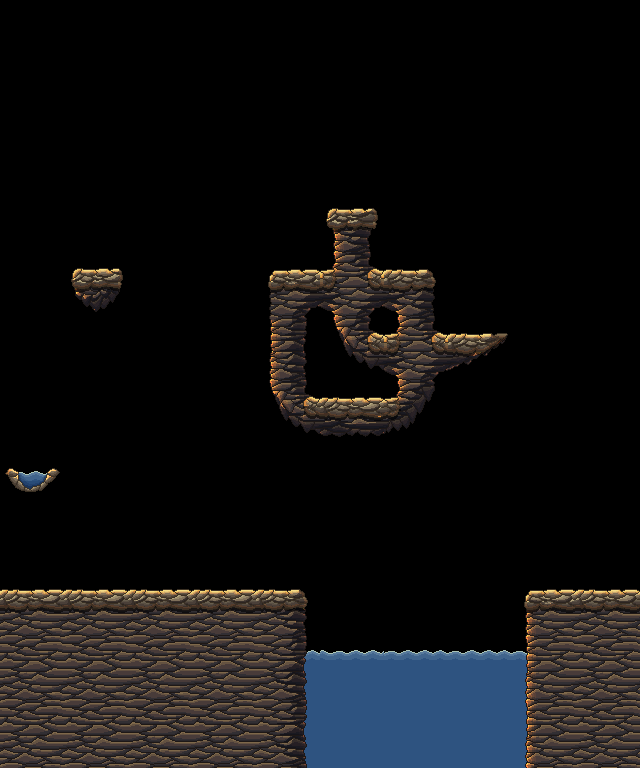

A 2D game scene composited from a Tiled map and its tileset images. What follows is a short description and the map's XML, with every tile layer's data as written:
An orthogonal 10x12 tile map with 64x64 px tiles, 2 tile layers (Water, Platforms) and 39 objects.

<map version="1.9" tiledversion="1.9.2" orientation="orthogonal" renderorder="right-down" width="10" height="12" tilewidth="64" tileheight="64" infinite="0" nextlayerid="5" nextobjectid="17">
 <tileset firstgid="1" name="MountainTiles64x64" tilewidth="64" tileheight="64" tilecount="121" columns="11">
  <image source="Mountain/MountainTiles64x64.png" width="704" height="704" />
  <tile id="0">
   <properties>
    <property name="ColliderLayers" type="int" propertytype="ColliderLayers" value="1" />
   </properties>
   <objectgroup draworder="index" id="2">
    <object id="1" x="13" y="13" width="51" height="51" />
   </objectgroup>
  </tile>
  <tile id="6">
   <properties>
    <property name="ColliderLayers" type="int" propertytype="ColliderLayers" value="1" />
   </properties>
   <objectgroup draworder="index" id="2">
    <object id="1" x="0" y="13" width="64" height="51" />
   </objectgroup>
  </tile>
  <tile id="1">
   <properties>
    <property name="ColliderLayers" type="int" propertytype="ColliderLayers" value="1" />
   </properties>
   <objectgroup draworder="index" id="2">
    <object id="1" x="0" y="13" width="51" height="51" />
   </objectgroup>
  </tile>
  <tile id="7">
   <properties>
    <property name="ColliderLayers" type="int" propertytype="ColliderLayers" value="1" />
   </properties>
   <objectgroup draworder="index" id="2">
    <object id="2" x="12" y="13" width="52" height="40">
     <polygon points="0,0 52,0 52,40 20,40 0,19" />
    </object>
   </objectgroup>
  </tile>
  <tile id="9">
   <properties>
    <property name="ColliderLayers" type="int" propertytype="ColliderLayers" value="1" />
   </properties>
   <objectgroup draworder="index" id="2">
    <object id="1" x="0" y="13" width="64" height="40" />
   </objectgroup>
  </tile>
  <tile id="8">
   <properties>
    <property name="ColliderLayers" type="int" propertytype="ColliderLayers" value="1" />
   </properties>
   <objectgroup draworder="index" id="3">
    <object id="3" x="0" y="13" width="52" height="38">
     <polygon points="0,0 52,0 52,18 43,34 27,38 0,38" />
    </object>
   </objectgroup>
  </tile>
  <tile id="26">
   <properties>
    <property name="ColliderLayers" type="int" propertytype="ColliderLayers" value="1" />
   </properties>
   <objectgroup draworder="index" id="2">
    <object id="1" x="6" y="16" width="52" height="48">
     <polygon points="0,0 52,0 52,22 45,22 45,48 8,48 8,20 0,20" />
    </object>
   </objectgroup>
  </tile>
  <tile id="11">
   <properties>
    <property name="ColliderLayers" type="int" propertytype="ColliderLayers" value="1" />
   </properties>
   <objectgroup draworder="index" id="2">
    <object id="1" x="0" y="0" width="64" height="64">
     <polygon points="0,0 64,0 64,51 55,52 51,64 0,64" />
    </object>
   </objectgroup>
  </tile>
  <tile id="23">
   <properties>
    <property name="ColliderLayers" type="int" propertytype="ColliderLayers" value="1" />
   </properties>
   <objectgroup draworder="index" id="2">
    <object id="1" x="0" y="0" width="64" height="64">
     <polygon points="0,0 64,0 64,64 13,64 13,57 0,51" />
    </object>
   </objectgroup>
  </tile>
  <tile id="21">
   <properties>
    <property name="ColliderLayers" type="int" propertytype="ColliderLayers" value="1" />
   </properties>
   <objectgroup draworder="index" id="2">
    <object id="1" x="0" y="0" width="64" height="64">
     <polygon points="0,0 64,0 64,51 55,52 51,64 13,64 11,56 0,51" />
    </object>
   </objectgroup>
  </tile>
  <tile id="19">
   <properties>
    <property name="ColliderLayers" type="int" propertytype="ColliderLayers" value="1" />
   </properties>
   <objectgroup draworder="index" id="2">
    <object id="1" x="0" y="0" width="64" height="64">
     <polygon points="0,15 12,13 14,0 64,0 64,64 13,64 11,55 0,51" />
    </object>
   </objectgroup>
  </tile>
  <tile id="10">
   <properties>
    <property name="ColliderLayers" type="int" propertytype="ColliderLayers" value="1" />
   </properties>
   <objectgroup draworder="index" id="2">
    <object id="1" x="13" y="0" width="51" height="64" />
   </objectgroup>
  </tile>
  <tile id="5">
   <properties>
    <property name="ColliderLayers" type="int" propertytype="ColliderLayers" value="1" />
   </properties>
  </tile>
  <tile id="25">
   <properties>
    <property name="ColliderLayers" type="int" propertytype="ColliderLayers" value="1" />
   </properties>
   <objectgroup draworder="index" id="2">
    <object id="1" x="0" y="0" width="51" height="64" />
   </objectgroup>
  </tile>
  <tile id="32">
   <properties>
    <property name="ColliderLayers" type="int" propertytype="ColliderLayers" value="1" />
   </properties>
   <objectgroup draworder="index" id="2">
    <object id="1" x="13" y="13" width="51" height="51">
     <polygon points="0,0 51,0 51,39 43,39 38,51 0,51" />
    </object>
   </objectgroup>
  </tile>
  <tile id="33">
   <properties>
    <property name="ColliderLayers" type="int" propertytype="ColliderLayers" value="1" />
   </properties>
   <objectgroup draworder="index" id="2">
    <object id="1" x="0" y="13" width="52" height="51">
     <polygon points="0,0 51,0 51,51 13,51 11,43 0,39" />
    </object>
   </objectgroup>
  </tile>
  <tile id="35">
   <properties>
    <property name="ColliderLayers" type="int" propertytype="ColliderLayers" value="1" />
   </properties>
   <objectgroup draworder="index" id="2">
    <object id="1" x="7" y="13" width="57" height="37">
     <polygon points="0,0 57,0 57,37 52,37 37,32 23,25 5,13 0,8" />
    </object>
   </objectgroup>
  </tile>
  <tile id="28">
   <properties>
    <property name="ColliderLayers" type="int" propertytype="ColliderLayers" value="1" />
   </properties>
   <objectgroup draworder="index" id="2">
    <object id="1" x="13" y="0" width="38" height="64" />
   </objectgroup>
  </tile>
  <tile id="24">
   <properties>
    <property name="ColliderLayers" type="int" propertytype="ColliderLayers" value="1" />
   </properties>
   <objectgroup draworder="index" id="2">
    <object id="1" x="0" y="0" width="64" height="64">
     <polygon points="0,0 51,0 51,10 64,15 64,64 0,64" />
    </object>
   </objectgroup>
  </tile>
  <tile id="22">
   <properties>
    <property name="ColliderLayers" type="int" propertytype="ColliderLayers" value="1" />
   </properties>
   <objectgroup draworder="index" id="2">
    <object id="1" x="0" y="0" width="64" height="64">
     <polygon points="13,0 64,0 64,64 0,64 0,14 12,13" />
    </object>
   </objectgroup>
  </tile>
  <tile id="17">
   <properties>
    <property name="ColliderLayers" type="int" propertytype="ColliderLayers" value="1" />
   </properties>
   <objectgroup draworder="index" id="2">
    <object id="1" x="0" y="0" width="64" height="64">
     <polygon points="0,0 51,0 51,10 64,15 64,51 55,52 51,64 0,64" />
    </object>
   </objectgroup>
  </tile>
  <tile id="20">
   <properties>
    <property name="ColliderLayers" type="int" propertytype="ColliderLayers" value="1" />
   </properties>
   <objectgroup draworder="index" id="2">
    <object id="1" x="0" y="0" width="64" height="64">
     <polygon points="0,15 12,13 14,0 51,0 51,10 64,15 64,64 0,64" />
    </object>
   </objectgroup>
  </tile>
  <tile id="3">
   <properties>
    <property name="ColliderLayers" type="int" propertytype="ColliderLayers" value="1" />
   </properties>
   <objectgroup draworder="index" id="2">
    <object id="2" x="14" y="0" width="50" height="50">
     <polygon points="0,0 50,0 50,50 36,50 12,34 0,6" />
    </object>
   </objectgroup>
  </tile>
  <tile id="29">
   <properties>
    <property name="ColliderLayers" type="int" propertytype="ColliderLayers" value="1" />
   </properties>
   <objectgroup draworder="index" id="2">
    <object id="1" x="0" y="0" width="64" height="51" />
   </objectgroup>
  </tile>
  <tile id="4">
   <properties>
    <property name="ColliderLayers" type="int" propertytype="ColliderLayers" value="1" />
   </properties>
   <objectgroup draworder="index" id="3">
    <object id="3" x="0" y="0" width="51" height="50">
     <polygon points="0,0 51,0 51,10 26,44 0,50" />
    </object>
   </objectgroup>
  </tile>
  <tile id="31">
   <properties>
    <property name="ColliderLayers" type="int" propertytype="ColliderLayers" value="1" />
   </properties>
   <objectgroup draworder="index" id="2">
    <object id="1" x="13" y="0" width="51" height="50">
     <polygon points="0,0 37,0 41,11 51,15 51,51 37,49 13,36 0,4" />
    </object>
   </objectgroup>
  </tile>
  <tile id="30">
   <properties>
    <property name="ColliderLayers" type="int" propertytype="ColliderLayers" value="1" />
   </properties>
   <objectgroup draworder="index" id="2">
    <object id="1" x="0" y="0" width="51" height="50">
     <polygon points="0,13 12,13 12,0 51,0 51,7 47,16 39,26 29,40 23,45 0,51" />
    </object>
   </objectgroup>
  </tile>
  <tile id="34">
   <properties>
    <property name="ColliderLayers" type="int" propertytype="ColliderLayers" value="1" />
   </properties>
   <objectgroup draworder="index" id="2">
    <object id="1" x="0" y="13" width="60" height="37">
     <polygon points="0,0 60,0 57,11 39,23 20,32 3,37 0,37" />
    </object>
   </objectgroup>
  </tile>
  <tile id="27">
   <properties>
    <property name="ColliderLayers" type="int" propertytype="ColliderLayers" value="1" />
   </properties>
   <objectgroup draworder="index" id="2">
    <object id="1" x="13" y="0" width="38" height="58">
     <polygon points="0,0 38,0 38,24 18,60 0,27" />
    </object>
   </objectgroup>
  </tile>
  <tile id="14">
   <properties>
    <property name="ColliderLayers" type="int" propertytype="ColliderLayers" value="1" />
   </properties>
   <objectgroup draworder="index" id="2">
    <object id="1" x="0" y="0" width="64" height="64">
     <polygon points="0,15 12,13 14,0 50,0 50,10 64,15 64,51 55,52 51,64 0,64" />
    </object>
   </objectgroup>
  </tile>
  <tile id="15">
   <properties>
    <property name="ColliderLayers" type="int" propertytype="ColliderLayers" value="1" />
   </properties>
   <objectgroup draworder="index" id="2">
    <object id="1" x="0" y="0" width="64" height="64">
     <polygon points="0,15 12,13 14,0 50,0 50,10 64,15 64,64 13,64 11,56 0,52" />
    </object>
   </objectgroup>
  </tile>
  <tile id="18">
   <properties>
    <property name="ColliderLayers" type="int" propertytype="ColliderLayers" value="1" />
   </properties>
   <objectgroup draworder="index" id="2">
    <object id="1" x="0" y="0" width="64" height="64">
     <polygon points="0,15 12,13 14,0 64,0 64,51 55,52 51,64 13,64 11,56 0,51" />
    </object>
   </objectgroup>
  </tile>
  <tile id="16">
   <properties>
    <property name="ColliderLayers" type="int" propertytype="ColliderLayers" value="1" />
   </properties>
   <objectgroup draworder="index" id="2">
    <object id="1" x="0" y="0" width="64" height="64">
     <polygon points="0,0 50,0 50,10 64,15 64,51 55,52 51,64 13,64 11,56 0,51" />
    </object>
   </objectgroup>
  </tile>
  <tile id="2">
   <properties>
    <property name="ColliderLayers" type="int" propertytype="ColliderLayers" value="1" />
   </properties>
   <objectgroup draworder="index" id="2">
    <object id="2" x="12" y="13" width="52" height="40">
     <polygon points="0,0 52,0 52,40 21,40 0,19" />
    </object>
   </objectgroup>
  </tile>
  <tile id="12">
   <properties>
    <property name="ColliderLayers" type="int" propertytype="ColliderLayers" value="1" />
   </properties>
   <objectgroup draworder="index" id="2">
    <object id="1" x="7" y="12" width="52" height="44">
     <polygon points="0,0 52,0 52,18 43,35 26,45 7,34 0,19" />
    </object>
   </objectgroup>
  </tile>
  <tile id="13">
   <properties>
    <property name="ColliderLayers" type="int" propertytype="ColliderLayers" value="1" />
   </properties>
   <objectgroup draworder="index" id="2">
    <object id="1" x="0" y="0" width="64" height="64">
     <polygon points="13,13 13,0 51,0 51,10 60,14 64,14 64,51 55,53 51,64 12,64 11,56 0,51 0,13" />
    </object>
   </objectgroup>
  </tile>
  <tile id="44">
   <properties>
    <property name="variance_max" type="int" value="400" />
    <property name="variance_min" type="int" value="200" />
   </properties>
   <animation>
    <frame tileid="44" duration="100" />
    <frame tileid="36" duration="100" />
    <frame tileid="37" duration="100" />
    <frame tileid="38" duration="100" />
    <frame tileid="39" duration="100" />
    <frame tileid="40" duration="100" />
    <frame tileid="41" duration="100" />
    <frame tileid="42" duration="100" />
    <frame tileid="44" duration="100" />
   </animation>
  </tile>
  <tile id="45" />
  <tile id="58">
   <properties>
    <property name="variance_max" type="int" value="100" />
    <property name="variance_min" type="int" value="0" />
   </properties>
   <animation>
    <frame tileid="58" duration="100" />
    <frame tileid="51" duration="100" />
    <frame tileid="52" duration="100" />
    <frame tileid="53" duration="100" />
    <frame tileid="54" duration="100" />
    <frame tileid="55" duration="100" />
    <frame tileid="56" duration="100" />
    <frame tileid="57" duration="100" />
   </animation>
  </tile>
  <tile id="66">
   <animation>
    <frame tileid="58" duration="100" />
    <frame tileid="66" duration="100" />
   </animation>
  </tile>
  <tile id="71" />
  <tile id="99" />
  <tile id="91" />
  <tile id="79" />
  <tile id="67">
   <properties>
    <property name="ColliderLayers" type="int" propertytype="ColliderLayers" value="1" />
   </properties>
   <objectgroup draworder="index" id="2">
    <object id="1" x="5" y="20" width="55" height="24">
     <polygon points="4,0 8,0 14,4 14,12 21,19 32,19 40,12 42,4 47,0 50,0 55,5 37,23 32,24 20,24 10,20 0,6" />
    </object>
   </objectgroup>
   <animation>
    <frame tileid="67" duration="200" />
    <frame tileid="68" duration="200" />
    <frame tileid="69" duration="200" />
    <frame tileid="70" duration="200" />
   </animation>
  </tile>
  <tile id="36" />
  <tile id="37" />
  <tile id="38" />
  <tile id="39" />
  <tile id="40" />
  <tile id="41" />
  <tile id="42" />
  <tile id="43" />
  <tile id="46" />
  <tile id="47" />
  <tile id="48" />
  <tile id="49" />
  <tile id="50" />
  <tile id="51" />
  <tile id="52" />
  <tile id="53" />
  <tile id="54" />
  <tile id="55" />
  <tile id="56" />
  <tile id="57" />
  <tile id="59" />
  <tile id="60" />
  <tile id="61" />
  <tile id="62" />
  <tile id="63" />
  <tile id="64" />
  <tile id="65" />
  <tile id="68">
   <objectgroup draworder="index" id="2">
    <object id="1" x="5" y="20" width="55" height="24">
     <polygon points="4,0 8,0 14,4 14,12 21,19 32,19 40,12 42,4 47,0 50,0 55,5 37,23 32,24 20,24 10,20 0,6" />
    </object>
   </objectgroup>
  </tile>
  <tile id="69">
   <objectgroup draworder="index" id="2">
    <object id="1" x="5" y="20" width="55" height="24">
     <polygon points="4,0 8,0 14,4 14,12 21,19 32,19 40,12 42,4 47,0 50,0 55,5 37,23 32,24 20,24 10,20 0,6" />
    </object>
   </objectgroup>
  </tile>
  <tile id="70">
   <objectgroup draworder="index" id="2">
    <object id="1" x="5" y="20" width="55" height="24">
     <polygon points="4,0 8,0 14,4 14,12 21,19 32,19 40,12 42,4 47,0 50,0 55,5 37,23 32,24 20,24 10,20 0,6" />
    </object>
   </objectgroup>
  </tile>
  <tile id="72" />
  <tile id="73" />
  <tile id="74" />
  <tile id="75" />
  <tile id="76" />
  <tile id="77" />
  <tile id="78" />
  <tile id="80" />
  <tile id="81" />
  <tile id="82" />
  <tile id="83" />
  <tile id="84" />
  <tile id="85" />
  <tile id="86" />
  <tile id="87" />
  <tile id="88" />
  <tile id="89" />
  <tile id="90" />
  <tile id="92" />
  <tile id="93" />
  <tile id="94" />
  <tile id="95" />
  <tile id="96" />
  <tile id="97" />
  <tile id="98" />
  <tile id="100" />
  <tile id="101" />
  <tile id="102" />
  <tile id="103" />
  <tile id="104" />
  <tile id="105" />
  <tile id="106" />
  <tile id="107" />
  <tile id="108" />
  <tile id="109" />
  <tile id="110" />
  <tile id="111" />
  <tile id="112" />
  <tile id="113" />
  <tile id="114" />
  <tile id="115" />
  <tile id="116" />
  <tile id="117" />
  <tile id="118" />
  <tile id="119" />
  <tile id="120" />
 </tileset>
 <layer id="4" name="Water" width="10" height="12">
  <properties>
   <property name="Draw" type="bool" value="true" />
  </properties>
  <data>
   <tile />
   <tile />
   <tile />
   <tile />
   <tile />
   <tile />
   <tile />
   <tile />
   <tile />
   <tile />
   <tile />
   <tile />
   <tile />
   <tile />
   <tile />
   <tile />
   <tile />
   <tile />
   <tile />
   <tile />
   <tile />
   <tile />
   <tile />
   <tile />
   <tile />
   <tile />
   <tile />
   <tile />
   <tile />
   <tile />
   <tile />
   <tile />
   <tile />
   <tile />
   <tile />
   <tile />
   <tile />
   <tile />
   <tile />
   <tile />
   <tile />
   <tile />
   <tile />
   <tile />
   <tile />
   <tile />
   <tile />
   <tile />
   <tile />
   <tile />
   <tile />
   <tile />
   <tile />
   <tile />
   <tile />
   <tile />
   <tile />
   <tile />
   <tile />
   <tile />
   <tile />
   <tile />
   <tile />
   <tile />
   <tile />
   <tile />
   <tile />
   <tile />
   <tile />
   <tile />
   <tile gid="68" />
   <tile />
   <tile />
   <tile />
   <tile />
   <tile />
   <tile />
   <tile />
   <tile />
   <tile />
   <tile />
   <tile />
   <tile />
   <tile />
   <tile />
   <tile />
   <tile />
   <tile />
   <tile />
   <tile />
   <tile />
   <tile />
   <tile />
   <tile />
   <tile />
   <tile />
   <tile />
   <tile />
   <tile />
   <tile />
   <tile />
   <tile />
   <tile />
   <tile />
   <tile gid="67" />
   <tile gid="59" />
   <tile gid="67" />
   <tile gid="67" />
   <tile gid="67" />
   <tile />
   <tile />
   <tile />
   <tile />
   <tile />
   <tile gid="46" />
   <tile gid="46" />
   <tile gid="46" />
   <tile gid="45" />
   <tile gid="46" />
   <tile />
  </data>
 </layer>
 <layer id="1" name="Platforms" width="10" height="12">
  <properties>
   <property name="Draw" type="bool" value="true" />
  </properties>
  <data>
   <tile />
   <tile />
   <tile />
   <tile />
   <tile />
   <tile />
   <tile />
   <tile />
   <tile />
   <tile />
   <tile />
   <tile />
   <tile />
   <tile />
   <tile />
   <tile />
   <tile />
   <tile />
   <tile />
   <tile />
   <tile />
   <tile />
   <tile />
   <tile />
   <tile />
   <tile />
   <tile />
   <tile />
   <tile />
   <tile />
   <tile />
   <tile />
   <tile />
   <tile />
   <tile />
   <tile gid="27" />
   <tile />
   <tile />
   <tile />
   <tile />
   <tile />
   <tile gid="13" />
   <tile />
   <tile />
   <tile gid="33" />
   <tile gid="14" />
   <tile gid="34" />
   <tile />
   <tile />
   <tile />
   <tile />
   <tile />
   <tile />
   <tile />
   <tile gid="29" />
   <tile gid="32" />
   <tile gid="14" />
   <tile gid="35" />
   <tile />
   <tile />
   <tile />
   <tile />
   <tile />
   <tile />
   <tile gid="32" />
   <tile gid="10" />
   <tile gid="31" />
   <tile />
   <tile />
   <tile />
   <tile />
   <tile />
   <tile />
   <tile />
   <tile />
   <tile />
   <tile />
   <tile />
   <tile />
   <tile />
   <tile />
   <tile />
   <tile />
   <tile />
   <tile />
   <tile />
   <tile />
   <tile />
   <tile />
   <tile />
   <tile gid="7" />
   <tile gid="7" />
   <tile gid="7" />
   <tile gid="7" />
   <tile gid="2" />
   <tile />
   <tile />
   <tile />
   <tile gid="1" />
   <tile gid="7" />
   <tile gid="6" />
   <tile gid="6" />
   <tile gid="6" />
   <tile gid="6" />
   <tile gid="26" />
   <tile />
   <tile />
   <tile />
   <tile gid="11" />
   <tile gid="6" />
   <tile gid="6" />
   <tile gid="6" />
   <tile gid="6" />
   <tile gid="6" />
   <tile gid="26" />
   <tile />
   <tile />
   <tile />
   <tile gid="11" />
   <tile gid="6" />
  </data>
 </layer>
</map>
